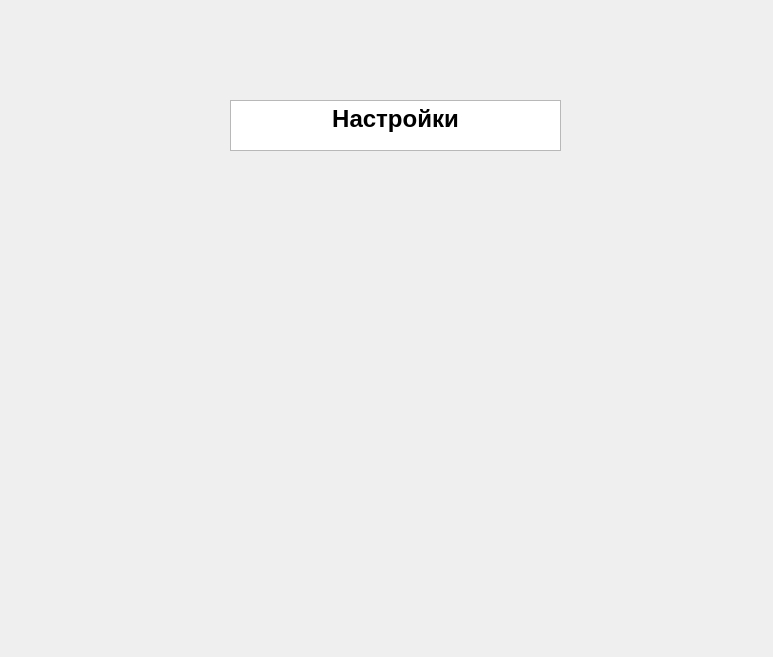
<?xml version="1.0" encoding="UTF-8"?>
<ui version="4.0">
 <class>Form</class>
 <widget class="QWidget" name="Form">
  <property name="geometry">
   <rect>
    <x>0</x>
    <y>0</y>
    <width>773</width>
    <height>657</height>
   </rect>
  </property>
  <property name="windowTitle">
   <string>Form</string>
  </property>
  <widget class="QTextBrowser" name="textBrowser">
   <property name="geometry">
    <rect>
     <x>230</x>
     <y>100</y>
     <width>331</width>
     <height>51</height>
    </rect>
   </property>
   <property name="html">
    <string>&lt;!DOCTYPE HTML PUBLIC &quot;-//W3C//DTD HTML 4.0//EN&quot; &quot;http://www.w3.org/TR/REC-html40/strict.dtd&quot;&gt;
&lt;html&gt;&lt;head&gt;&lt;meta name=&quot;qrichtext&quot; content=&quot;1&quot; /&gt;&lt;style type=&quot;text/css&quot;&gt;
p, li { white-space: pre-wrap; }
&lt;/style&gt;&lt;/head&gt;&lt;body style=&quot; font-family:'MS Shell Dlg 2'; font-size:7.8pt; font-weight:400; font-style:normal;&quot;&gt;
&lt;p align=&quot;center&quot; style=&quot; margin-top:0px; margin-bottom:0px; margin-left:0px; margin-right:0px; -qt-block-indent:0; text-indent:0px;&quot;&gt;&lt;span style=&quot; font-size:18pt; font-weight:600;&quot;&gt;Настройки&lt;/span&gt;&lt;/p&gt;&lt;/body&gt;&lt;/html&gt;</string>
   </property>
  </widget>
 </widget>
 <resources/>
 <connections/>
</ui>
